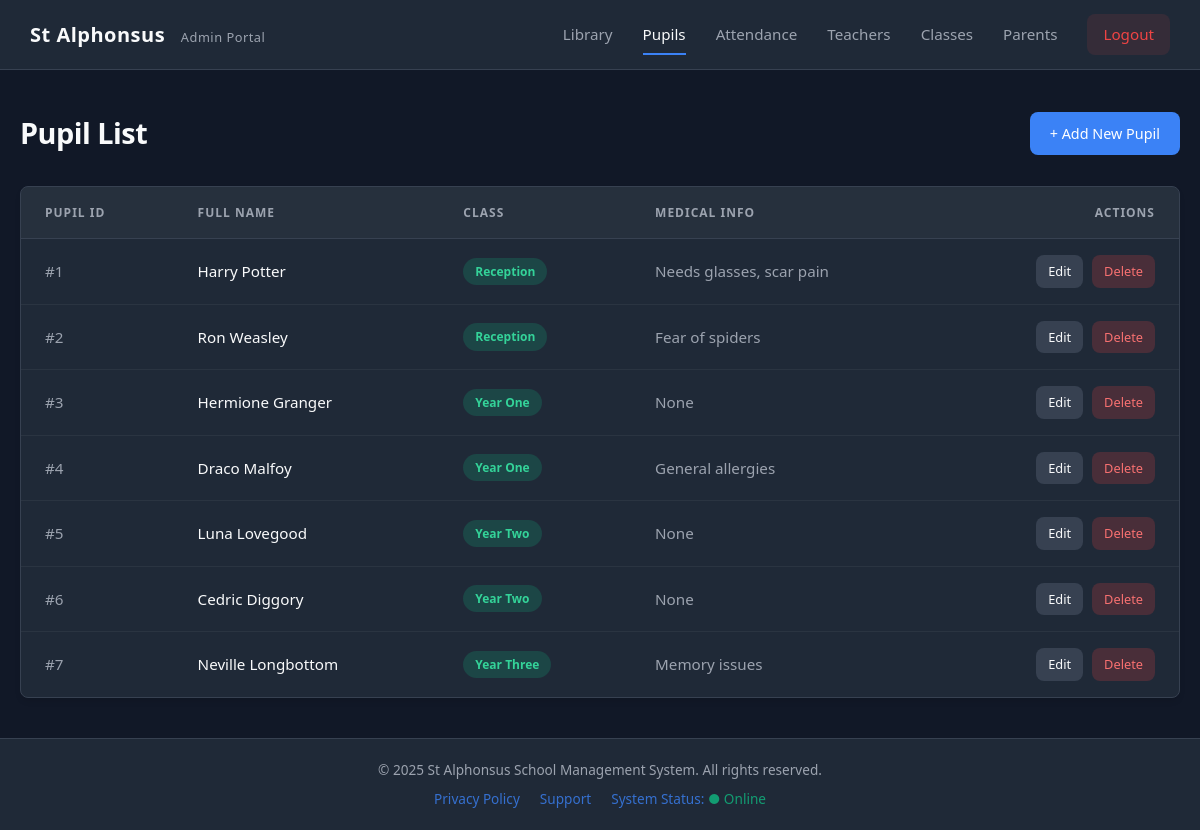
The app's page /Pupils/index.php (signed in) with its own data.
### tables this page shows
CREATE TABLE `pupils` (
  `pupil_id` int(11) NOT NULL,
  `class_id` int(11) DEFAULT NULL,
  `full_name` varchar(255) NOT NULL,
  `address` varchar(255) DEFAULT NULL,
  `medical_info` text DEFAULT NULL
);

CREATE TABLE `classes` (
  `class_id` int(11) NOT NULL,
  `teacher_id` int(11) DEFAULT NULL,
  `class_name` varchar(100) NOT NULL,
  `capacity` int(11) DEFAULT NULL
);

### Pupils/index.php (the view, shortened to what this page needs)
<?php
include '../db.php';
$fetch_pupils_query = "SELECT Pupils.pupil_id, Pupils.full_name, Classes.class_name, Pupils.medical_info, Pupils.address
                       FROM Pupils
                       LEFT JOIN Classes ON Pupils.class_id = Classes.class_id
                       ORDER BY Pupils.pupil_id ASC";
$stmt = $pdo->query($fetch_pupils_query);
$pupils = $stmt->fetchAll();
?>
<!DOCTYPE html>
<html lang="en">
<head>
    <link rel="stylesheet" href="../style.css">
</head>
<body>
    <?php include '../nav.php'; ?>
    <div class="container">
        <div class="page-header">
            <h1>Pupil List</h1>
            <?php if ($role != 'parent'): ?>
                <a href="add_pupil.php" class="btn btn-primary">
                    + Add New Pupil
                </a>
            <?php endif; ?>
        </div>
        <div class="table-container">
            <table>
                <thead>
                    <tr>
                        <th>Pupil ID</th>
                        <th>Full Name</th>
                        <th>Class</th>
                        <th>Medical Info</th>
                        <?php if ($role != 'parent'): ?>
                            <th style="text-align: right;">Actions</th>
                        <?php endif; ?>
                    </tr>
                </thead>
                <tbody>
                    <?php foreach ($pupils as $pupil): ?>
                        <tr>
                            <td style="color: var(--text-muted);">
                                #<?= htmlspecialchars($pupil['pupil_id']) ?>
                            </td>
                            <td style="font-weight: 500;">
                                <?= htmlspecialchars($pupil['full_name']) ?>
                            </td>
                            <td>
                                <span class="status-pill status-active">
                                    <?= htmlspecialchars($pupil['class_name'] ?? 'Unassigned') ?>
                                </span>
                            </td>
                            <td style="color: var(--text-muted);">
                                <?= htmlspecialchars(substr($pupil['medical_info'], 0, 30)) ?>
                            </td>
                            <?php if ($role != 'parent'): ?>
                                <td style="text-align: right;">
                                    <a href="edit_pupil.php?id=<?= $pupil['pupil_id'] ?>"
                                       class="btn btn-sm"
                                       style="background: #374151; margin-right: 5px;">
                                       Edit
                                    </a>
                                    <a href="delete_pupil.php?id=<?= $pupil['pupil_id'] ?>"
                                       class="btn btn-sm"
                                       style="background: rgba(239,68,68,0.2); color: #f87171;"
                                       onclick="return confirm('Are you sure you want to delete this pupil record?');">
                                       Delete
                                    </a>
                                </td>
                            <?php endif; ?>
                        </tr>
                    <?php endforeach; ?>
                </tbody>
            </table>
        </div>
    </div>
    <?php include '../footer.php'; ?>
</body>
</html>

### nav.php (shortened to what this page needs)
<?php
$role = $_SESSION['role'] ?? 'guest';
$current_page = basename($_SERVER['PHP_SELF']);
?>
<nav>
    <div class="nav-brand">
        St Alphonsus
        <span style="font-size: 0.8rem; color: var(--text-muted); font-weight: normal; margin-left: 10px;">
            <?= ucfirst($role) ?> Portal
        </span>
    </div>
    <div class="nav-links">
        <a href="/st_alphonsus/libraryy/library.php"
           class="<?= $current_page == 'library.php' ? 'active' : '' ?>">
           Library
        </a>
        <?php if ($role == 'teacher' || $role == 'admin' || $role == 'parent'): ?>
            <a href="/st_alphonsus/Pupils/index.php"
               class="<?= ($current_page == 'index.php' || $current_page == 'add_pupil.php') ? 'active' : '' ?>">
               Pupils
            </a>
            <a href="/st_alphonsus/attendance/attendance.php"
               class="<?= $current_page == 'attendance.php' ? 'active' : '' ?>">
               Attendance
            </a>
        <?php endif; ?>
        <?php if ($role == 'admin'): ?>
            <a href="/st_alphonsus/teachers/teachers.php"
               class="<?= $current_page == 'teachers.php' ? 'active' : '' ?>">
               Teachers
            </a>
            <a href="/st_alphonsus/classess/classes.php"
               class="<?= $current_page == 'classes.php' ? 'active' : '' ?>">
               Classes
            </a>
            <a href="/st_alphonsus/parents/parents.php"
               class="<?= $current_page == 'parents.php' ? 'active' : '' ?>">
               Parents
            </a>
        <?php endif; ?>
        <a href="/st_alphonsus/logout.php" class="logout-btn">Logout</a>
    </div>
</nav>

### footer.php
<footer class="main-footer">
    <div style="max-width: 1200px; margin: 0 auto; padding: 0 20px;">
        <p>&copy; <?= date('Y') ?> St Alphonsus School Management System. All rights reserved.</p>
        <div class="footer-links">
            <a href="#">Privacy Policy</a>
            <a href="#">Support</a>
            <a href="#">System Status: <span style="color: var(--success)">● Online</span></a>
        </div>
    </div>
</footer>

### Style.css (style rules this page uses)
:root { --bg-body: #111827; --bg-card: #1f2937; --bg-input: #374151; --text-main: #f9fafb; --text-muted: #9ca3af; --primary: #3b82f6; --primary-hover: #2563eb; --danger: #ef4444; --success: #10b981; --warning: #f59e0b; --radius: 8px; --border: 1px solid #374151; }
* { margin: 0; padding: 0; box-sizing: border-box; }
body { font-family: 'Segoe UI', Inter, system-ui, sans-serif; background-color: var(--bg-body); color: var(--text-main); line-height: 1.6; -webkit-font-smoothing: antialiased; display: flex; flex-direction: column; min-height: 100vh; }
a { text-decoration: none; color: inherit; transition: 0.2s; }
.container { max-width: 1200px; margin: 0 auto; padding: 40px 20px; width: 100%; flex: 1; }
.page-header { display: flex; justify-content: space-between; align-items: center; margin-bottom: 30px; }
h1 { font-size: 1.8rem; font-weight: 600; letter-spacing: -0.5px; color: var(--text-main); }
nav { background-color: var(--bg-card); border-bottom: var(--border); padding: 0 30px; height: 70px; display: flex; align-items: center; justify-content: space-between; position: sticky; top: 0; z-index: 100; }
.nav-brand { font-size: 1.25rem; font-weight: 700; color: var(--text-main); letter-spacing: 0.5px; }
.nav-links { display: flex; gap: 30px; }
.nav-links a { color: var(--text-muted); font-size: 0.95rem; font-weight: 500; padding: 8px 0; position: relative; }
.nav-links a:hover, .nav-links a.active { color: var(--text-main); }
.nav-links a.active::after { content: ''; position: absolute; bottom: 0; left: 0; width: 100%; height: 2px; background-color: var(--primary); }
.logout-btn { background-color: rgba(239, 68, 68, 0.1); color: var(--danger) !important; padding: 8px 16px !important; border-radius: var(--radius); }
.main-footer { background-color: var(--bg-card); border-top: var(--border); padding: 20px 0; margin-top: auto; text-align: center; color: var(--text-muted); font-size: 0.85rem; width: 100%; }
.main-footer p { margin-bottom: 8px; }
.footer-links { display: flex; justify-content: center; gap: 20px; }
.footer-links a { color: var(--primary); font-weight: 500; opacity: 0.8; }
.btn { display: inline-flex; align-items: center; justify-content: center; padding: 10px 20px; border-radius: var(--radius); font-weight: 500; font-size: 0.9rem; cursor: pointer; border: none; transition: all 0.2s ease; }
.btn-primary { background-color: var(--primary); color: white; }
.btn-sm { padding: 6px 12px; font-size: 0.8rem; }
.table-container { background-color: var(--bg-card); border-radius: var(--radius); border: var(--border); overflow: hidden; box-shadow: 0 4px 6px -1px rgba(0, 0, 0, 0.1); }
table { width: 100%; border-collapse: collapse; }
thead { background-color: rgba(255, 255, 255, 0.03); border-bottom: var(--border); }
th { text-align: left; padding: 16px 24px; font-size: 0.75rem; text-transform: uppercase; letter-spacing: 1px; color: var(--text-muted); font-weight: 600; }
td { padding: 16px 24px; border-bottom: 1px solid rgba(255, 255, 255, 0.05); color: var(--text-main); font-size: 0.95rem; }
tr:last-child td { border-bottom: none; }
.status-pill { display: inline-block; padding: 4px 12px; border-radius: 50px; font-size: 0.75rem; font-weight: 600; }
.status-present, .status-active { background-color: rgba(16, 185, 129, 0.2); color: #34d399; }

### records on screen
pupils: pupil_id "1", full_name "Harry Potter", class.class_name "Reception", medical_info "Needs glasses, scar pain"
pupils: pupil_id "2", full_name "Ron Weasley", class.class_name "Reception", medical_info "Fear of spiders"
pupils: pupil_id "3", full_name "Hermione Granger", class.class_name "Year One", medical_info "None"
pupils: pupil_id "4", full_name "Draco Malfoy", class.class_name "Year One", medical_info "General allergies"
pupils: pupil_id "5", full_name "Luna Lovegood", class.class_name "Year Two", medical_info "None"
pupils: pupil_id "6", full_name "Cedric Diggory", class.class_name "Year Two", medical_info "None"
pupils: pupil_id "7", full_name "Neville Longbottom", class.class_name "Year Three", medical_info "Memory issues"

### other values on screen
$role "Admin"
